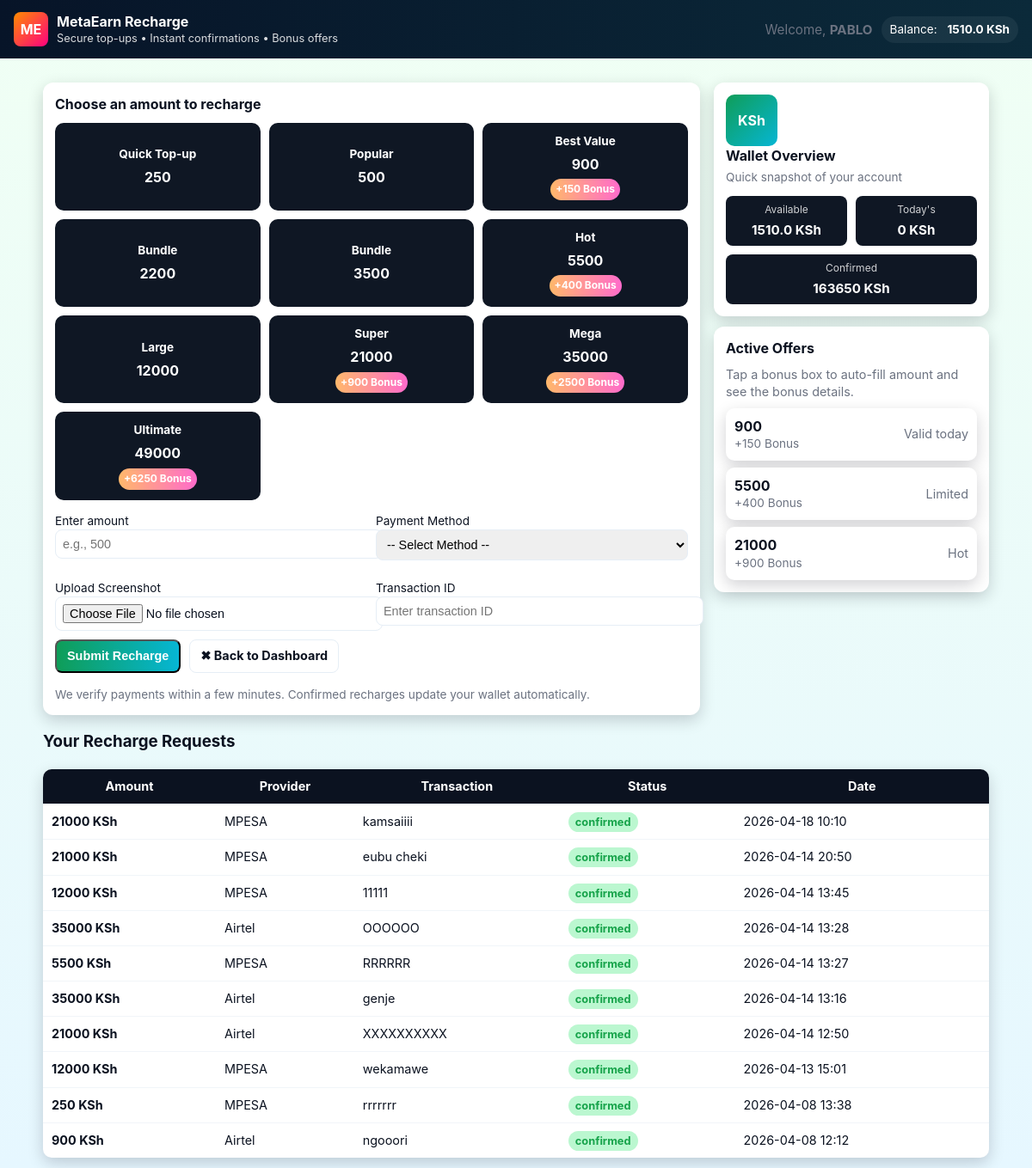
The page /recharge (signed in) on the database as committed earlier.
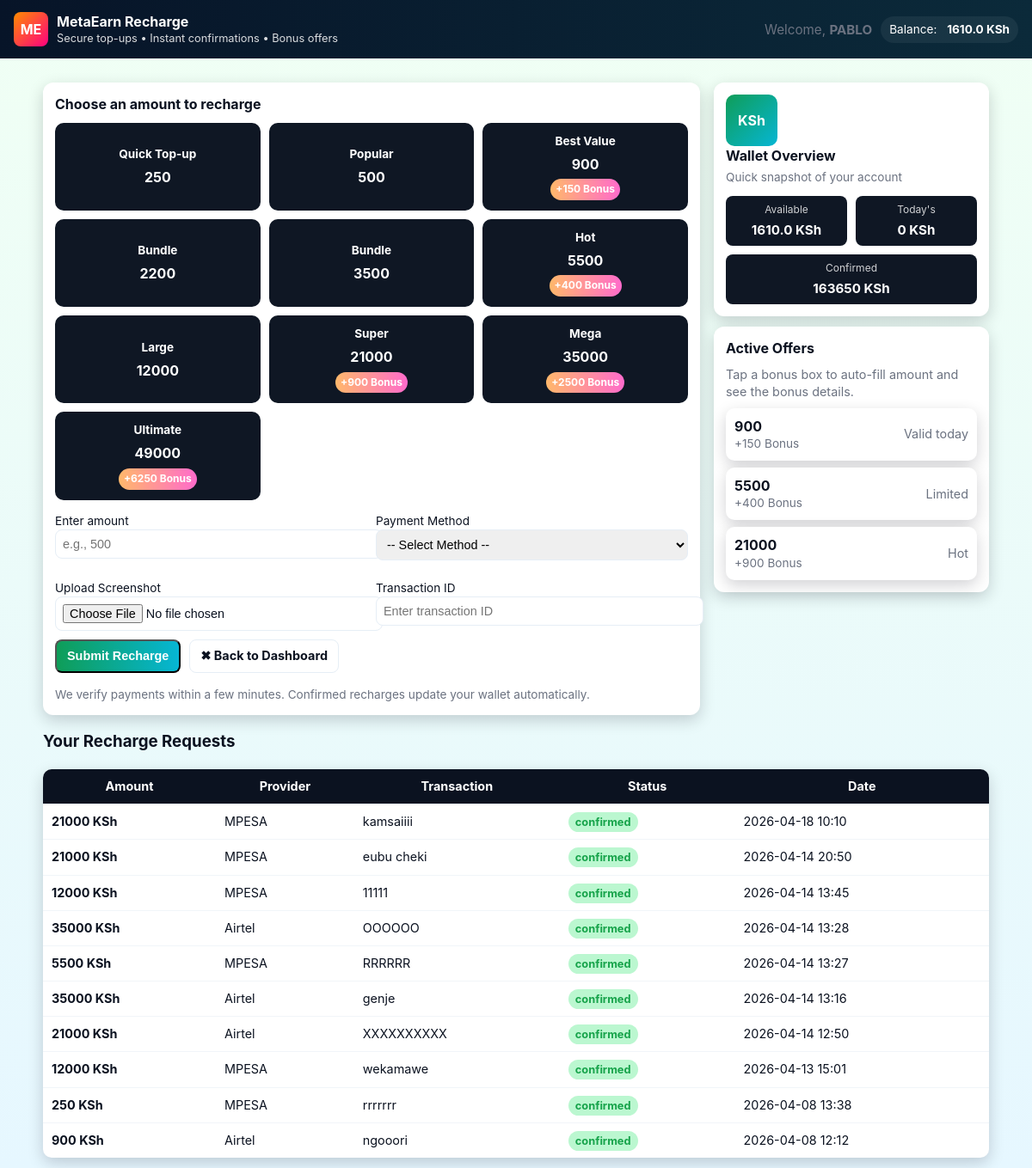
The same page on the database as committed later.
### models.py (models this page shows, shortened)
class User(db.Model, UserMixin):
    __tablename__ = "user"
    id = db.Column(db.Integer, primary_key=True)
    email = db.Column(db.String(120), unique=True, nullable=False)
    password = db.Column(db.String(200), nullable=False)
    is_admin = db.Column(db.Boolean, default=False, nullable=False)
    tutorial_seen = db.Column(db.Boolean, default=False, nullable=False)
    wallet_balance = db.Column(db.Float, default=0.0, nullable=False)
    total_views = db.Column(db.Integer, default=0, nullable=False)
    total_earnings = db.Column(db.Float, default=0.0, nullable=False)
    total_withdraw = db.Column(db.Float, default=0.0, nullable=False)
    total_recharge = db.Column(db.Float, default=0.0, nullable=False)
    profile_image = db.Column(db.String(200))
    last_checkin = db.Column(db.DateTime, nullable=True)
    referral_code = db.Column(
        db.String(20),
        unique=True,
        default=lambda: str(uuid.uuid4())[:8],
        nullable=False
    )
    referred_by = db.Column(db.Integer, db.ForeignKey("user.id"), nullable=True)
    referrals = db.relationship("User", backref=db.backref("referrer", remote_side=[id]))
    recharges = db.relationship("Recharge", back_populates="user", lazy=True)
    withdrawals = db.relationship("Withdrawal", back_populates="user", lazy=True)
    purchases = db.relationship("Purchase", back_populates="user", lazy=True)

### app.py (the view, shortened to what this page needs)
@app.route("/recharge", methods=["GET", "POST"])
@login_required
def recharge():
    user = current_user
    now = datetime.utcnow()
    last_24h = now - timedelta(hours=24)
    todays_recharge = db.session.query(func.sum(Recharge.amount)).filter(
        Recharge.user_id == user.id,
        Recharge.status == "confirmed",
        Recharge.created_at >= last_24h
    ).scalar() or 0
    total_recharge = db.session.query(func.sum(Recharge.amount)).filter(
        Recharge.user_id == user.id,
        Recharge.status == "confirmed"
    ).scalar() or 0
    recharges = Recharge.query.filter_by(user_id=user.id).order_by(Recharge.created_at.desc()).all()
    return render_template(
        "recharge.html",
        user=user,
        recharges=recharges,
        todays_recharge=todays_recharge,
        total_recharge=total_recharge
    )

### app.py (called while the page is built)
@login_manager.user_loader
def load_user(user_id):
    return User.query.get(int(user_id))

@app.before_request
def restrict_admin_pages():
    if request.path.startswith("/admin"):
        if not current_user.is_authenticated:
            return redirect(url_for("login"))
        if not getattr(current_user, "is_admin", False):
            return "Unauthorized", 403

### templates/recharge.html (shortened to what the changed rows need)
<!DOCTYPE html>
<html lang="en">
<head>
</head>
<body>
  <header>
    <div class="brand">
      <div>
        <h1>MetaEarn Recharge</h1>
      </div>
    </div>
    <div class="header-actions">
      <div class="user">Balance: <strong style="margin-left:8px">{{ user.wallet_balance }} KSh</strong></div>
    </div>
  </header>
  <main class="wrap">
    <div class="top-row">
      <section class="panel" aria-labelledby="recharge-title">
        <h2 id="recharge-title">Choose an amount to recharge</h2>
      </section>
      <aside>
        <div class="wallet-card" role="region" aria-label="Wallet overview">
          <div class="wallet-stats">
            <div class="stat">
              <small>Available</small>
              <strong>{{ user.wallet_balance }} KSh</strong>
            </div>
          </div>
        </div>
        <div class="panel" aria-labelledby="offers-title">
          <h2 id="offers-title">Active Offers</h2>
        </div>
      </aside>
    </div>
    <section class="history" aria-labelledby="history-title">
      <table class="table" role="table" aria-label="Recharge history">
        <thead>
          <tr>
            <th>Amount</th>
            <th>Provider</th>
            <th>Transaction</th>
            <th>Status</th>
            <th>Date</th>
          </tr>
        </thead>
      </table>
    </section>
  </main>
</body>
</html>

Rows that differ between the two databases and show on the page:
changed User: wallet_balance "1510.0" → "1610.0"
